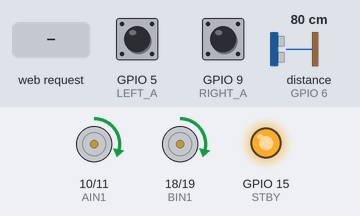
Recording of a sketch running on a simulated ESP32-S3. Shown: motor-driver pin pairs drawn as motors (green arrow = first pin HIGH = forward, orange = second pin HIGH = backward, longer = more drive, scaled by the enable pin, stopped while the standby pin is LOW), output pins drawn as LEDs (lit = HIGH). Wiring (inferred from the names in the program): ultrasonic range finder: trigger GPIO 4; echo GPIO 6. The test bench sets the inputs (shaded band); at power-on: distance to the obstacle (sensor on GPIO 6) 80 cm, GPIO 5 (LEFT_A) HIGH, GPIO 9 (RIGHT_A) HIGH. The echo pulse lasts 58.3 µs per cm; pins used as bus, display or sensor lines are not drawn; what the sketch prints to the serial monitor is not drawn.

Above: at 1.2 s.
1.3 s: distance to the obstacle (sensor on GPIO 6) set to 34 cm
2.8 s: distance to the obstacle (sensor on GPIO 6) set to 28 cm
At 3.2 s:
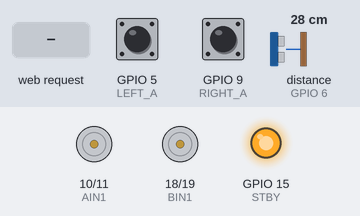
At 3.8 s:
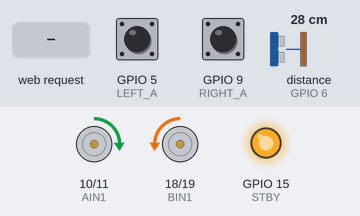
4.8 s: HTTP request GET /joy?x=1 received
6.3 s: HTTP request GET /joy?x=120&y=120&p=120 received
Timing chart, 0 to 8.8 s (numbered marks = the images above; inputs shaded):
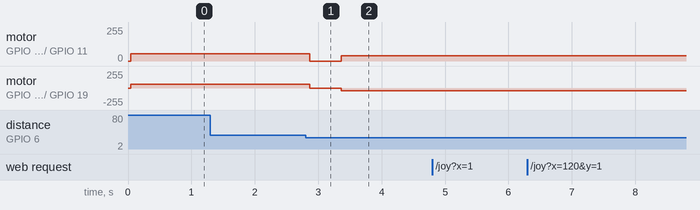

Measured:
- the behaviour switches between 31 and 30 cm on distance to the obstacle (sensor on GPIO 6) (found by bisection; images 0 and 1)
- after the input at 1.3 s, every drawn part: stays the same
- after the input at 2.8 s, motor on GPIO 10 (AIN1) / GPIO 11 (AIN2): forward 56/255 → stopped after 0.06 s, → forward 40/255 0.50 s later; motor on GPIO 18 (BIN1) / GPIO 19 (BIN2): forward 56/255 → stopped after 0.06 s, → backward 40/255 0.50 s later

The sketch:

main.ino
```cpp
#include <WiFi.h>
#include <WebServer.h>

// ================== 引脚定义 ==================
#define PWMA  8
#define AIN1 10
#define AIN2 11
#define PWMB 16
#define BIN1 18
#define BIN2 19
#define STBY 15

#define TRIG_PIN  4
#define ECHO_PIN  6

// 编码器引脚
#define LEFT_A   5
#define LEFT_B   7
#define RIGHT_A  9
#define RIGHT_B  36

#define SAFE_DISTANCE  30.0

// ================== 核心参数 ==================
const int BASE_SPEED = 40;
const int PIVOT_SPEED = 40;

// ★ 优化 1：缩小转向脉冲数，解决转角过大
const int TARGET_PULSES_90DEG = 250;
#define TURN_LEFT 0
#define TURN_RIGHT 1

// PID 参数
float Kp = 0.9;
float Ki = 0.003;
float Kd = 1.4;

float errorSum = 0;
float lastError = 0;

volatile long leftCount = 0;
volatile long rightCount = 0;
long lastLeftCount = 0;
long lastRightCount = 0;

// ================== 系统全局变量 ==================
const char* ssid = "SmartCar-S3";
const char* password = "12345678";

WebServer server(80);
enum Mode { AUTO_AVOID, MANUAL };

// ★ 优化 2：开机默认进入自动避障模式，无需连接手机即可跑动
Mode currentMode = AUTO_AVOID;

unsigned long manualEndTime = 0;
float currentDistance = 999.0;

TaskHandle_t TaskWeb;
TaskHandle_t TaskMotor;

// ================== 网页HTML/JS代码 (Raw Literal) ==================
const char* index_html = R"rawliteral(
<!DOCTYPE html>
<html>
<head>
  <meta charset='UTF-8'>
  <meta name='viewport' content='width=device-width, initial-scale=1.0, maximum-scale=1.0, user-scalable=no'>
  <title>智能小车驾驶舱</title>
  <style>
    body { font-family: Arial; text-align: center; background: #2c3e50; color: white; margin: 0; padding: 10px; overflow: hidden; }
    .card { background: #34495e; padding: 15px; margin: 10px auto; border-radius: 10px; max-width: 400px; box-shadow: 0 4px 6px rgba(0,0,0,0.3); }
    button { background: #3498db; color: white; border: none; padding: 12px 20px; border-radius: 5px; margin: 5px; font-size: 16px; }
    button:active { background: #2980b9; }
    input { width: 60px; text-align: center; font-size: 16px; }
    .joystick-zone { position: relative; width: 200px; height: 200px; background: rgba(255,255,255,0.1); border-radius: 50%; margin: 20px auto; touch-action: none; }
    #stick { position: absolute; width: 60px; height: 60px; background: #e74c3c; border-radius: 50%; top: 70px; left: 70px; box-shadow: 0 4px 10px rgba(0,0,0,0.4); pointer-events: none; }
  </style>
</head>
<body>
  <h2>ESP32-S3智能小车控制中心</h2>
  <div class='card'>
    模式：<strong id='modeStr' style='color:#f1c40f;'>加载中...</strong><br>
    雷达：<span style='font-size:28px;color:#2ecc71;font-weight:bold;' id='dist'>-- cm</span>
  </div>

  <div class='card'>
    <button onclick="switchMode('auto')">自动避障</button>
    <button onclick="switchMode('manual')" style="background:#e67e22;">手动摇杆</button>
  </div>

  <div class='card'>
    <h3 style="margin-top:0;">方向摇杆</h3>
    <div class='joystick-zone' id='zone'>
      <div id='stick'></div>
    </div>
  </div>

  <div class='card'>
    <h3 style="margin-top:0;">PID 现场调参</h3>
    Kp: <input id='kp' value='0.9'>
    Ki: <input id='ki' value='0.003'>
    Kd: <input id='kd' value='1.4'><br><br>
    <button onclick="updatePID()" style="background:#9b59b6;">推送到小车</button>
  </div>

  <script>
    setInterval(() => {
      fetch('/data').then(r=>r.json()).then(d => {
        document.getElementById('dist').innerText = d.distance.toFixed(1) + ' cm';
        document.getElementById('modeStr').innerText = d.mode === 0 ? "自动避障" : "手动摇杆";
        if(!window.pidLoaded){
            document.getElementById('kp').value = d.kp;
            document.getElementById('ki').value = d.ki;
            document.getElementById('kd').value = d.kd;
            window.pidLoaded = true;
        }
      }).catch(e=>{});
    }, 500);

    function switchMode(m) { fetch('/mode/' + m); }
    function updatePID() {
      let p = document.getElementById('kp').value, i = document.getElementById('ki').value, d = document.getElementById('kd').value;
      fetch(`/setpid?p=${p}&i=${i}&d=${d}`).then(() => alert('PID参数已更新生效！'));
    }

    let zone = document.getElementById('zone');
    let stick = document.getElementById('stick');
    let isMoving = false;

    zone.addEventListener('touchstart', start, {passive: false});
    window.addEventListener('touchend', end, {passive: false});
    zone.addEventListener('touchmove', move, {passive: false});

    function start(e) { isMoving = true; }
    function end(e) {
      isMoving = false;
      stick.style.left = '70px'; stick.style.top = '70px';
      sendJoy(0, 0);
    }
    function move(e) {
      if (!isMoving) return;
      e.preventDefault();
      let rect = zone.getBoundingClientRect();
      let touch = e.touches[0];
      let x = touch.clientX - rect.left - 100;
      let y = touch.clientY - rect.top - 100;

      let dist = Math.sqrt(x*x + y*y);
      if (dist > 80) { x *= 80/dist; y *= 80/dist; }

      stick.style.left = (x + 70) + 'px';
      stick.style.top = (y + 70) + 'px';

      sendJoy(Math.round(x * 1.25), Math.round(-y * 1.25));
    }

    let lastSend = 0;
    function sendJoy(x, y) {
      let now = Date.now();
      if (now - lastSend < 80 && (x !== 0 || y !== 0)) return;
      lastSend = now;
      fetch(`/joy?x=${x}&y=${y}`).catch(() => { console.log('网络波动'); });
    }
  </script>
</body>
</html>
)rawliteral";

// ================== 底层硬件驱动 ==================
void IRAM_ATTR leftISR() {
  if (digitalRead(LEFT_B)) leftCount++; else leftCount--;
}

void IRAM_ATTR rightISR() {
  if (digitalRead(RIGHT_B)) rightCount++; else rightCount--;
}

float getRawDistance() {
  digitalWrite(TRIG_PIN, LOW); delayMicroseconds(2);
  digitalWrite(TRIG_PIN, HIGH); delayMicroseconds(10);
  digitalWrite(TRIG_PIN, LOW);
  long duration = pulseIn(ECHO_PIN, HIGH, 40000);
  if (duration == 0) return 999;
  return duration * 0.034 / 2.0;
}

float getMedianDistance() {
  float dists[5];
  for (int i = 0; i < 5; i++) {
    dists[i] = getRawDistance();
    vTaskDelay(3 / portTICK_PERIOD_MS);
  }
  for (int i = 0; i < 4; i++) {
    for (int j = i + 1; j < 5; j++) {
      if (dists[i] > dists[j]) { float temp = dists[i]; dists[i] = dists[j]; dists[j] = temp; }
    }
  }
  return dists[2];
}

void motorControl(int left, int right) {
  digitalWrite(AIN1, left > 0 ? HIGH : LOW);
  digitalWrite(AIN2, left < 0 ? HIGH : LOW);
  analogWrite(PWMA, abs(left));

  digitalWrite(BIN1, right > 0 ? HIGH : LOW);
  digitalWrite(BIN2, right < 0 ? HIGH : LOW);
  analogWrite(PWMB, abs(right));
}

// ================== 精确转向函数 ==================
void turn90Degrees(int direction) {
  motorControl(0, 0);
  vTaskDelay(200 / portTICK_PERIOD_MS);

  long startLeft = leftCount;
  long startRight = rightCount;

  while (abs(leftCount - startLeft) < TARGET_PULSES_90DEG && abs(rightCount - startRight) < TARGET_PULSES_90DEG) {
    if (direction == TURN_RIGHT) {
      motorControl(PIVOT_SPEED, -PIVOT_SPEED);
    } else {
      motorControl(-PIVOT_SPEED, PIVOT_SPEED);
    }
    vTaskDelay(10 / portTICK_PERIOD_MS);
  }

  motorControl(0, 0);
  vTaskDelay(300 / portTICK_PERIOD_MS);

  lastLeftCount = leftCount;
  lastRightCount = rightCount;
  errorSum = 0;
  lastError = 0;
}

// ================== PID 控制算法 ==================
void goStraightWithPID() {
  long leftSpeed = leftCount - lastLeftCount;
  long rightSpeed = rightCount - lastRightCount;
  lastLeftCount = leftCount;
  lastRightCount = rightCount;

  float error = rightSpeed - leftSpeed;
  errorSum += error * 0.02;
  if(errorSum > 100) errorSum = 100;
  if(errorSum < -100) errorSum = -100;

  float derivative = error - lastError;
  int correction = (int)(Kp * error + Ki * errorSum + Kd * derivative);

  int leftOut = BASE_SPEED + correction;
  int rightOut = BASE_SPEED - correction + 6;

  leftOut = constrain(leftOut, 56, 75);
  rightOut = constrain(rightOut, 56, 75);

  motorControl(leftOut, rightOut);
  lastError = error;
}

// ================== 双核任务定义 ==================

// Core 0: WiFi 和 Web服务器
void TaskWebcode( void * pvParameters ) {
  for(;;) {
    server.handleClient();
    vTaskDelay(10 / portTICK_PERIOD_MS);
  }
}

// Core 1: 传感器采样、PID与运动控制
void TaskMotorcode( void * pvParameters ) {
  for(;;) {
    currentDistance = getMedianDistance();

    if (currentMode == MANUAL) {
      if (manualEndTime > 0 && millis() > manualEndTime) {
        motorControl(0, 0);
        manualEndTime = 0;
      }
    } else {
      if (currentDistance < SAFE_DISTANCE && currentDistance > 2) {
        motorControl(0, 0);
        vTaskDelay(300 / portTICK_PERIOD_MS);

        int attempts = 0;
        while (attempts < 4) {
          turn90Degrees(TURN_RIGHT);

          currentDistance = getMedianDistance();
          if (currentDistance > SAFE_DISTANCE) {
            break;
          }
          attempts++;
        }
      } else {
        goStraightWithPID();
      }
    }
    vTaskDelay(30 / portTICK_PERIOD_MS);
  }
}

// ================== Setup 初始化 ==================
void setup() {
  Serial.begin(115200);

  pinMode(AIN1, OUTPUT); pinMode(AIN2, OUTPUT);
  pinMode(BIN1, OUTPUT); pinMode(BIN2, OUTPUT);
  pinMode(STBY, OUTPUT); digitalWrite(STBY, HIGH);
  pinMode(TRIG_PIN, OUTPUT); pinMode(ECHO_PIN, INPUT);
  pinMode(LEFT_A, INPUT_PULLUP); pinMode(LEFT_B, INPUT_PULLUP);
  pinMode(RIGHT_A, INPUT_PULLUP); pinMode(RIGHT_B, INPUT_PULLUP);

  attachInterrupt(digitalPinToInterrupt(LEFT_A), leftISR, RISING);
  attachInterrupt(digitalPinToInterrupt(RIGHT_A), rightISR, RISING);

  // ★ 优化 3：设置信道为 6 避开拥堵，禁用休眠
  WiFi.softAP(ssid, password, 6);
  WiFi.setSleep(false);
  // 可选：如果网络依然极差，取消下方代码注释以增强发射功率
  // WiFi.setTxPower(WIFI_POWER_19_5dBm);

  Serial.println("系统启动...");
  Serial.println(WiFi.softAPIP().toString());

  server.on("/", []() { server.send(200, "text/html", index_html); });

  server.on("/data", []() {
    String json = "{\"distance\":" + String(currentDistance, 1) +
                  ", \"mode\":" + String(currentMode) +
                  ", \"kp\":" + String(Kp, 3) +
                  ", \"ki\":" + String(Ki, 3) +
                  ", \"kd\":" + String(Kd, 3) + "}";
    server.send(200, "application/json", json);
  });

  server.on("/joy", []() {
    if (currentMode != MANUAL) currentMode = MANUAL;
    int x = server.arg("x").toInt();
    int y = server.arg("y").toInt();

    if (x == 0 && y == 0) {
      motorControl(0, 0);
    } else {
      int leftOut = y + x;
      int rightOut = y - x;
      leftOut = map(leftOut, -200, 200, -90, 90);
      rightOut = map(rightOut, -200, 200, -90, 90);
      motorControl(leftOut, rightOut);
    }

    manualEndTime = millis() + 1500;
    server.send(200, "application/json", "{\"status\":\"ok\"}");
  });

  server.on("/mode/auto", []() { currentMode = AUTO_AVOID; motorControl(0,0); server.send(200, "text/plain", "OK"); });
  server.on("/mode/manual", []() { currentMode = MANUAL; motorControl(0,0); server.send(200, "text/plain", "OK"); });
  server.on("/setpid", []() {
    if(server.hasArg("p")) Kp = server.arg("p").toFloat();
    if(server.hasArg("i")) Ki = server.arg("i").toFloat();
    if(server.hasArg("d")) Kd = server.arg("d").toFloat();
    server.send(200, "text/plain", "OK");
  });

  server.begin();

  xTaskCreatePinnedToCore(TaskWebcode, "WebTask", 8192, NULL, 1, &TaskWeb, 0);
  xTaskCreatePinnedToCore(TaskMotorcode, "MotorTask", 4096, NULL, 2, &TaskMotor, 1);
}

void loop() {
  vTaskDelete(NULL);
}
```
